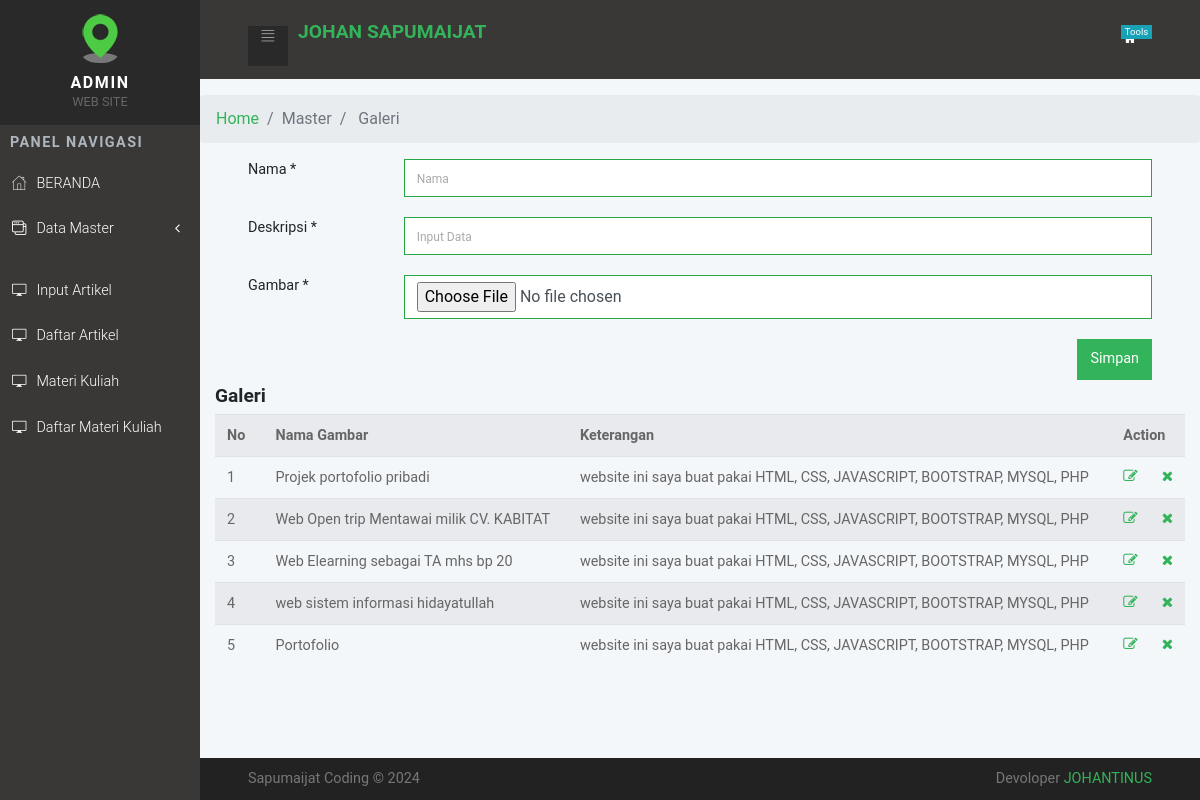
The app's page /admin/folio_add.php (signed in) with its own data.
### tables this page shows
CREATE TABLE `tbl_folio` (
  `kode` int(11) NOT NULL,
  `nama` varchar(100) DEFAULT NULL,
  `alamat` varchar(100) DEFAULT NULL,
  `gambar` text DEFAULT NULL
);

### admin/folio_add.php (the view, shortened to what this page needs)
<?php
include 'header.php'; ?>
<section class="statistics">
  <div class="container-fluid">
    <div class="row d-flex">
      <div class="col-lg-12">
      </div>
</section>
<ul class="breadcrumb">
  <li class="breadcrumb-item"><a href="master.php">Home</a></li>
  <li class="breadcrumb-item active">Master
  <li class="breadcrumb-item active"> Galeri</li>
  </li>
</ul>
<section class="statistics">
  <div class="container-fluid">
    <div class="row d-flex">
      <div class="col-lg-12">
        <div class="form-group row has-success">
          <label class="col-sm-2 form-control-label">Nama *</label>
          <div class="col-sm-10">
            <input type="text" name="txtnama" class="form-control is-valid" placeholder="Nama">
          </div>
        </div>
        <div class="form-group row has-success">
          <label class="col-sm-2 form-control-label">Deskripsi *</label>
          <div class="col-sm-10">
            <input type="text" name="txtalamat" class="form-control is-valid" placeholder="Input Data" required oninvalid="this.setCustomValidity('Tidak Boleh Kosong')" oninput="setCustomValidity('')"> </input>
          </div>
        </div>
        <div class="form-group row has-success">
          <label class="col-sm-2 form-control-label">Gambar *</label>
          <div class="col-sm-10">
            <input type="file" name="txtgambar" class="form-control is-valid" placeholder="Input Data" required oninvalid="this.setCustomValidity('Tidak Boleh Kosong')" oninput="setCustomValidity('')"> </input>
          </div>
        </div>
        <p align="right"> <input type="submit" name="btnsimpan" class="btn btn-primary" value="Simpan"> </p>
      </div>
    </div>
  </div>
</section>
<div class="col-md-12">
  <div class="box box-info">
    <div class="box-header with-border">
      <h3 class="box-title">Galeri</h3>
    </div>
    <div class="box-body no-padding">
      <div class="table-responsive">
        <table class="table table-striped">
          <tr>
            <th width="5%">No</th>
            <th>Nama Gambar</th>
            <th>Keterangan</th>
            <th width="5%" colspan="2">Action</th>
          </tr>
          <?php
          $no = 1;
          $qry = mysqli_query($konek, "SELECT * FROM tbl_folio");
          while ($data = mysqli_fetch_array($qry)) {
          ?>
            <tr>
              <td><?php echo $no++; ?></td>
              <td><?php echo $data['nama']; ?></td>
              <td><?php echo $data['alamat']; ?></td>
              <td><a href="folio_edit.php?id=<?php echo base64_encode($data['kode']); ?>" class="fa fa-edit"></td>
              <td> <a href="folio_hapus.php.?id=<?php echo $data['kode']; ?>" class="fa fa-times"></td>
            </tr>
          <?php } ?>
        </table>
      </div>
    </div>
  </div>
</div>
<?php include 'footer.php'; ?>

### admin/css/style.default.css (style rules this page uses)
a { display: inline-block; text-decoration: none; color: #fff; }
body { overflow-x: hidden; }
table { font-size: 0.9em; color: #666; }
@media (min-width: 768px) { .container-fluid { padding: 0 3rem; } }
.statistics p { font-size: 0.8em; color: #999; margin-bottom: 5px; }
label { font-size: .9rem; }
input.form-control { border-radius: 0; }
.form-group { margin-bottom: 10px; }
.form-group div[class*='col-'] { margin-bottom: 10px; }
.btn { font-weight: 400; border: 1px solid transparent; padding: 0.55rem 0.75rem; font-size: 0.9rem; line-height: 1.5; border-radius: 0; -webkit-transition: background-color 0.15s ease-in-out, border-color 0.15s ease-in-out, -webkit-box-shadow 0.15s ease-in-out; transition: background-color 0.15s ease-in-out, border-color 0.15s ease-in-out, -webkit-box-shadow 0.15s ease-in-out; transition: background-color 0.15s ease-in-out, border-color 0.15s ease-in-out, box-shadow 0.15s ease-in-out; transition: background-color 0.15s ease-in-out, border-color 0.15s ease-in-out, box-shadow 0.15s ease-in-out, -webkit-box-shadow 0.15s ease-in-out; }
.btn-primary { color: color-yiq(#33b35a); background-color: #33b35a; border-color: #33b35a; }
body { font-family: "Roboto", sans-serif; font-size: 1rem; font-weight: 400; line-height: 1.5; color: #212529; background-color: #fff; }
a { color: #33b35a; text-decoration: none; }
h1, h2, h3, h4, h5, h6, .h1, .h2, .h3, .h4, .h5, .h6 { margin-bottom: 0.5rem; font-family: inherit; font-weight: 700; line-height: 1.1; color: inherit; }
h3, .h3 { font-size: 1.2rem; }

### records on screen
tbl_folio: nama "Projek portofolio pribadi", alamat "website ini saya buat pakai HTML, CSS, JAVASCRIPT, BOOTSTRAP, MYSQL, PHP"
tbl_folio: nama "Web Open trip Mentawai milik CV. KABITAT", alamat "website ini saya buat pakai HTML, CSS, JAVASCRIPT, BOOTSTRAP, MYSQL, PHP"
tbl_folio: nama "Web Elearning sebagai TA mhs bp 20", alamat "website ini saya buat pakai HTML, CSS, JAVASCRIPT, BOOTSTRAP, MYSQL, PHP"
tbl_folio: nama "web sistem informasi hidayatullah", alamat "website ini saya buat pakai HTML, CSS, JAVASCRIPT, BOOTSTRAP, MYSQL, PHP"
tbl_folio: nama "Portofolio", alamat "website ini saya buat pakai HTML, CSS, JAVASCRIPT, BOOTSTRAP, MYSQL, PHP"
